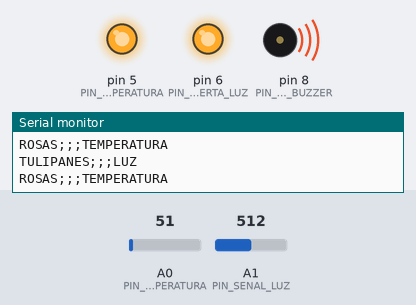
Bench run of a sketch on a simulated Arduino Uno, built with avr-gcc and run on an emulated ATmega328P. Shown: output pins drawn as LEDs (lit = HIGH), buzzer (waves = sounding), the last lines printed to the serial monitor. The test bench sets the inputs (shaded band); at power-on: A0 (PIN_SENAL_TEMPERATURA) = 51, A1 (PIN_SENAL_LUZ) = 512.

Above: at 2.8 s.
2.9 s: A0 (PIN_SENAL_TEMPERATURA) set to 45
At 4.4 s:
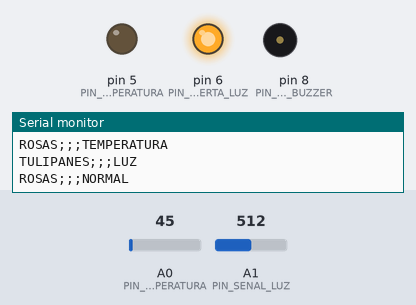
9.1 s: A1 (PIN_SENAL_LUZ) set to 812
12.6 s: A1 (PIN_SENAL_LUZ) set to 834
At 13.8 s:
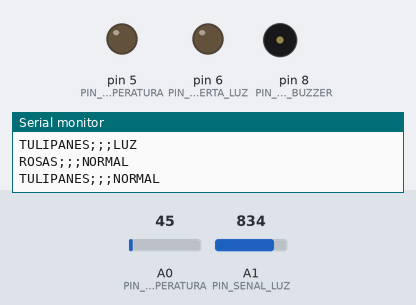
15.3 s: A0 (PIN_SENAL_TEMPERATURA) set to 61
At 16.8 s:
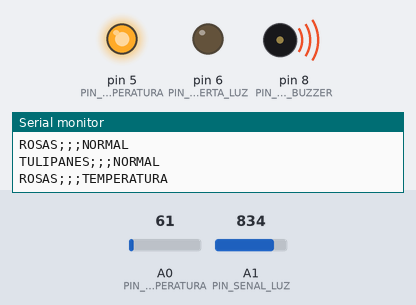
21.5 s: A0 (PIN_SENAL_TEMPERATURA) set to 30
At 23.2 s:
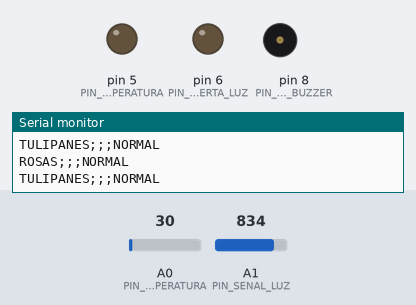
24.2 s: A0 (PIN_SENAL_TEMPERATURA) set to 23
27.2 s: A0 (PIN_SENAL_TEMPERATURA) set to 18
At 29.8 s:
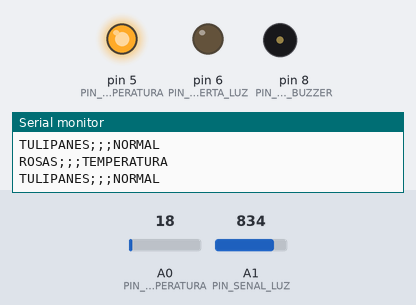
Timing chart, 0 to 34.4 s (numbered marks = the images above; inputs shaded):
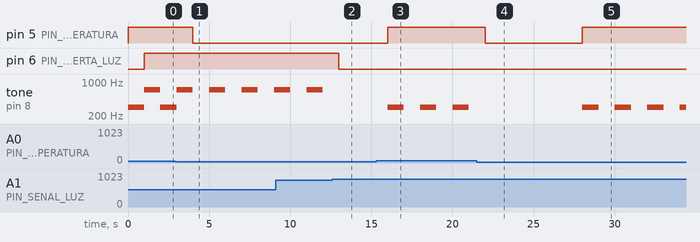

The sketch:

sensors.ino
```cpp
#define PIN_SENAL_TEMPERATURA A0 // Se define la constante que indica el pin donde se recibe la señal del sensor de temperatura
#define PIN_LED_ALERTA_TEMPERATURA 5 // Se define el pin del LED que va a alertar sobre la alerta de niveles atípicos de temperatura
double temperatura; // Este atributo se declara para almancenar el valor de la temperatura medido en °C

// DECLARACIONES SENSOR DE LUZ
#define PIN_SENAL_LUZ A1 // Se define la constante que indica el pin donde se recibe la señal del sensor de luz
#define PIN_LED_ALERTA_LUZ 6 // Se define el pin del LED que va a alertar sobre la alerta de niveles altos de luz
double luzRecibida; // Este atributo se declara para almancenar el valor de la luz medido en lux


// DECLARACIONES BUZZER
#define PIN_ALARMA_BUZZER 8 // Se define el pin de salida para el buzzer de las alertas
#define FREQ_TEMPERATURA 300
#define FREQ_LUZ 700

// DECLARACIONES DE MENSAJES
String SEPARADOR = ";;;";
String ROSAS = "ROSAS";
String TULIPANES = "TULIPANES";
String TEMPERATURA = "TEMPERATURA";
String LUZ = "LUZ";
String NORMAL = "NORMAL";

//Configuración inicial
void setup() {
  Serial.begin(19200); // Se indica la tasa de transmisión en bauds para la comunicación entre el computador y el Arduino

  // INICIALIZACIÓN SENSOR DE TEMPERATURA
  temperatura = 0.0;
  pinMode(PIN_SENAL_TEMPERATURA, INPUT); // Se declara que el puerto de temperatura va a ser exclusivamente utilizado como entrada
  pinMode(PIN_LED_ALERTA_TEMPERATURA, OUTPUT); // Se declara que el puerto del LED de alerta de luminosidad es solo para salida de señales

  // INICIALIZACIÓN SENSOR DE LUZ
  luzRecibida = 0.0; // Se inicializa el valor de la luz recibida por la planta en 0 por defecto
  pinMode(PIN_SENAL_LUZ, INPUT); // Se declara que el puerto de luz va a ser exclusivamente utilizado como entrada
  pinMode(PIN_LED_ALERTA_LUZ, OUTPUT); // Se declara que el puerto del LED de alerta de luminosidad es solo para salida de señales

  // INICIALIZACIÓN DEL BUZZER
  pinMode(PIN_ALARMA_BUZZER, OUTPUT); // Se declara que el pin es exclusivamente de salida de señales
}

//Bucle
void loop() {

  // LÓGICA SENSOR DE TEMPERATURA
  temperatura = analogRead(PIN_SENAL_TEMPERATURA); // Se lee la información de temperatura del sensor
  temperatura = (temperatura * 5000.0) / (10240); // Se hace la conversión de la lectura a °C
  if (temperatura < 10.0 || temperatura > 23.0) {
    digitalWrite(PIN_LED_ALERTA_TEMPERATURA, HIGH); // Si la temperatura percibida por la planta tiene valores atípicos, se genera una alarma
    tone(PIN_ALARMA_BUZZER, FREQ_TEMPERATURA); // Si la temperatura percibida por la planta tiene valores atípicos, se genera una alarma auditiva
    Serial.println(ROSAS + SEPARADOR + TEMPERATURA); // Se envía la alerta a Processing
  } else {
    digitalWrite(PIN_LED_ALERTA_TEMPERATURA, LOW); // En caso de que los niveles de temperatura sean los adecuados no se genera la alarma
    noTone(PIN_ALARMA_BUZZER); // Se apaga la alarma
    Serial.println(ROSAS + SEPARADOR + NORMAL); // Se envía la condición normal al Processing
  }

  delay(1000);

  // LÓGICA SENSOR DE LUZ
  luzRecibida = (double) analogRead(PIN_SENAL_LUZ); // Le lee la información del pin del Arduino destinado al sensor de luz
  luzRecibida = (luzRecibida / 1024.0) * 5; // Se convierte el valor obtenido en bits para obtener el voltaje medido
  if (luzRecibida < 4.0 || luzRecibida > 4.8) {
    digitalWrite(PIN_LED_ALERTA_LUZ, HIGH); // Si la luz recibida por la planta tiene valores diferentes a los permitidos se genera una alarma
    tone(PIN_ALARMA_BUZZER, FREQ_LUZ); // Si la luz percibida por la planta tiene valores atípicos, se genera una alarma auditiva
    Serial.println(TULIPANES + SEPARADOR + LUZ); // Se envía la alerta a Processing
  } else {
    digitalWrite(PIN_LED_ALERTA_LUZ, LOW); // En caso de que los niveles de luz sean los adecuados no se genera la alarma
    noTone(PIN_ALARMA_BUZZER); // Se apaga la alarma
    Serial.println(TULIPANES + SEPARADOR + NORMAL); // Se envía la condición normal a Processing
  }

  delay(1000);
}
```

Measured:
- the behaviour switches between 48 and 47 on A0 (PIN_SENAL_TEMPERATURA) (found by bisection; images 0 and 1)
- the behaviour switches between 819 and 820 on A1 (PIN_SENAL_LUZ) (found by bisection; images 1 and 2)
- the behaviour switches between 21 and 20 on A0 (PIN_SENAL_TEMPERATURA) (found by bisection; images 4 and 5)
- after the input at 2.9 s, pin 5 (PIN_LED_ALERTA_TEMPERATURA): HIGH → LOW after 1.1 s
- after the input at 12.6 s, pin 6 (PIN_LED_ALERTA_LUZ): HIGH → LOW after 0.41 s; tone on pin 8 (PIN_ALARMA_BUZZER): stays silent (without the input it goes to 700 Hz after 0.41 s)
- after the input at 15.3 s, pin 5 (PIN_LED_ALERTA_TEMPERATURA): LOW → HIGH after 0.71 s; tone on pin 8 (PIN_ALARMA_BUZZER): alternates 300 Hz for 1.0 s and silent for 1.0 s, starting after 0.71 s
- after the input at 21.5 s, pin 5 (PIN_LED_ALERTA_TEMPERATURA): HIGH → LOW after 0.51 s; tone on pin 8 (PIN_ALARMA_BUZZER): stays silent (without the input it goes to 300 Hz after 0.51 s)
- after the input at 27.2 s, pin 5 (PIN_LED_ALERTA_TEMPERATURA): LOW → HIGH after 0.81 s; tone on pin 8 (PIN_ALARMA_BUZZER): alternates 300 Hz for 1.0 s and silent for 1.0 s, starting after 0.81 s
